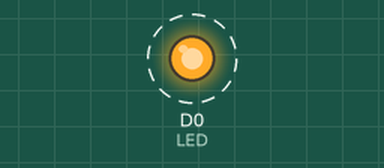
Recording of a sketch running on a simulated ESP8266 (NodeMCU). On the bench: output pins drawn as LEDs (lit = HIGH). Dashed ring = blinking.

Above: at 0.5 s.
Timing chart, 0 to 4.6 s (numbered marks = the images above):
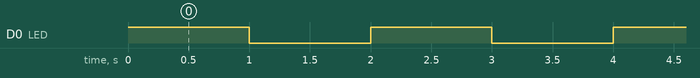

Measured:
- by itself, D0 (LED): alternates HIGH for 1.0 s and LOW for 1.0 s

The sketch:

LED_berpin_NodeMCU.ino
```cpp
/*=======================================
 * Board : NodeMCU
 * Project : Kontrol Led berpin  NodeMCU
 * Code by : MRROBO28
 ========================================*/

//===== Variabel LED
#define LED D0 // D0 = Pin LED,Jika berpin disarankan menggunakan #define karena leboh mudah
void setup() {
  // put your setup code here, to run once:
  pinMode(LED,OUTPUT);
}

void loop() {
  // put your main code here, to run repeatedly:
  digitalWrite(LED,HIGH);    // ==>LED ON
  delay(1000);               // ==>Jeda 1 detik
  digitalWrite(LED,LOW);     // ==>LED OFF
  delay(1000);
}
```
